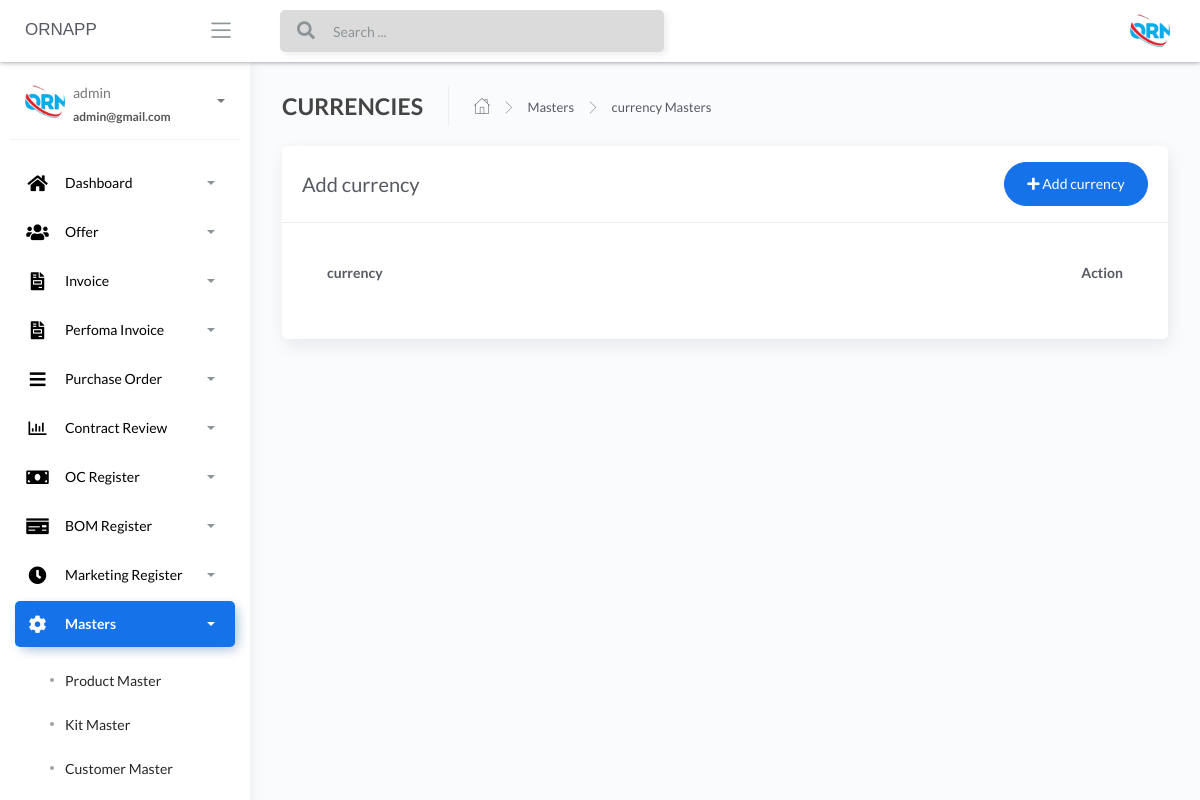
Before: /Currency-masters (signed in) with the older database file.
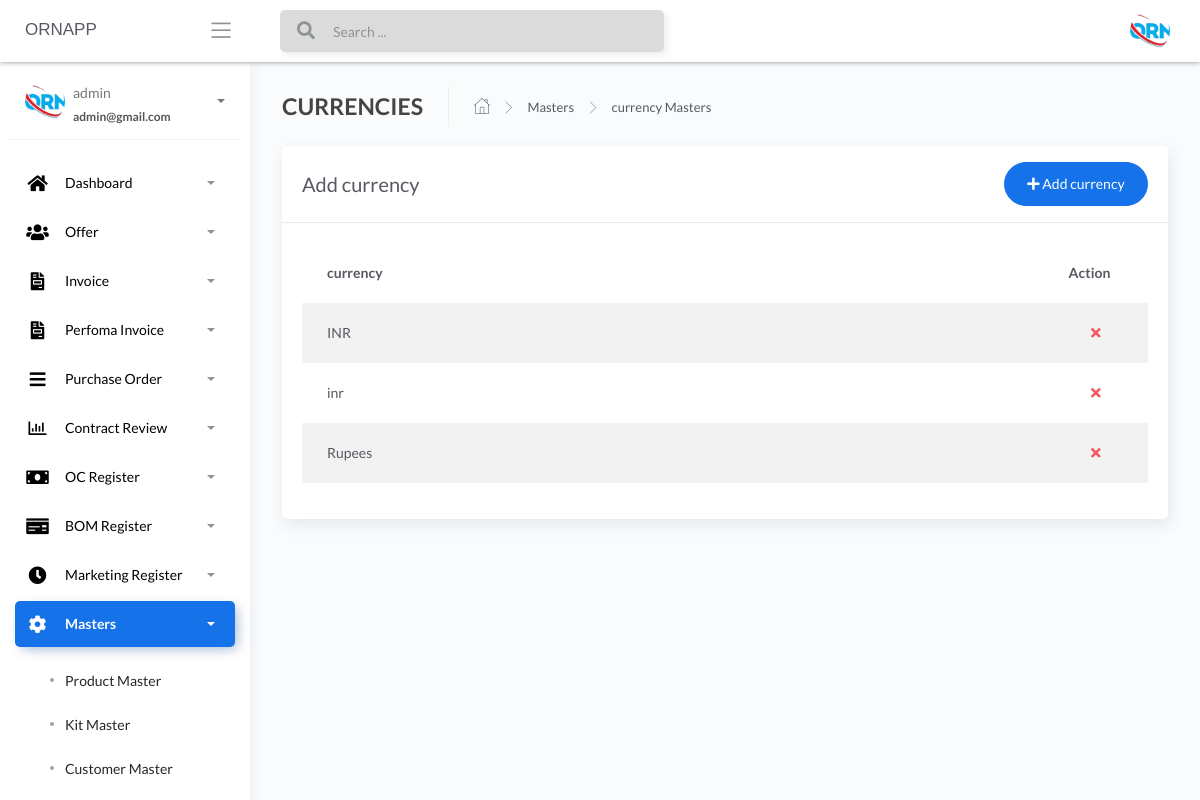
After: the same page with the newer database file.
### apps/home/models.py (models this page shows, shortened)
class CurrencyMaster(db.Model):
    __tablename__ = "CurrencyMaster"
    id = db.Column(db.Integer, primary_key=True)
    currency_name = db.Column(db.String())

### apps/home/routes.py (the view, shortened to what this page needs)
@blueprint.route('/Currency-masters', methods=['GET', 'POST'])
@login_required
def Currency_masters():
    if request.method == 'GET':
        users = CurrencyMaster.query.all()
        return render_template('home/Currency-masters.html', users=users, segment='Currency-masters')

### apps/__init__.py (called while the page is built)
def configure_database(app):
    @app.before_first_request
    def initialize_database():
        db.create_all()
    @app.teardown_request
    def shutdown_session(exception=None):
        db.session.remove()

### apps/authentication/models.py (called while the page is built)
@login_manager.user_loader
def user_loader(id):
    return Users.query.filter_by(id=id).first()

### apps/templates/home/Currency-masters.html (shortened to what this page needs)
{% extends "layouts/base.html" %}
{% block content %}
	<div class="content">
		<div class="page-inner">
			<div class="page-header">
				<h4 class="page-title">CURRENCIES</h4>
				<ul class="breadcrumbs">
					<li class="nav-home">
						<a href="#">
							<i class="flaticon-home"></i>
						</a>
					</li>
					<li class="separator">
						<i class="flaticon-right-arrow"></i>
					</li>
					<li class="nav-item">
						<a href="#">Masters</a>
					</li>
					<li class="separator">
						<i class="flaticon-right-arrow"></i>
					</li>
					<li class="nav-item">
						<a href="#">currency Masters</a>
					</li>
				</ul>
			</div>
			<div class="row">
				<div class="col-md-12">
					<div class="card">
						<div class="card-header">
							<div class="d-flex align-items-center">
								<h4 class="card-title">Add currency</h4>
								<button class="btn btn-primary btn-round ml-auto" data-toggle="modal" data-target="#addRowModal">
									<i class="fa fa-plus"></i>
									Add currency
								</button>
							</div>
						</div>
						<div class="card-body">
							<div class="table-responsive">
								<table id="add-row" class="display table table-striped table-hover" >
									<thead>
										<tr>
											<th>currency</th>
											<th style="width: 10%">Action</th>
										</tr>
									</thead>
									<tbody>
										{% for user in users %}
											<tr
											{% if loop.index %2==0 %}
											{% else %}
											{% endif %}
											>
											<td>{{user.currency_name}}</td>
											<td>
											<div class="form-button-action">
											<span style="font-size: 24px;color:red;">
											<a href="/{{user.id}}/deletecurrency" type="button" data-toggle="tooltip" title="" class="btn btn-link btn-danger" data-original-title="Remove"> <i class="fas fa-times"></i></a>
											</span>
											</div>
											</td>
										</tr>
									{% endfor %}
									</tbody>
								</table>
							</div>
						</div>
					</div>
				</div>
			</div>
		</div>
	</div>
{% endblock content %}

Changed rows visible on the page:
added CurrencyMaster: currency_name "INR"
added CurrencyMaster: currency_name "inr"
added CurrencyMaster: currency_name "Rupees"
